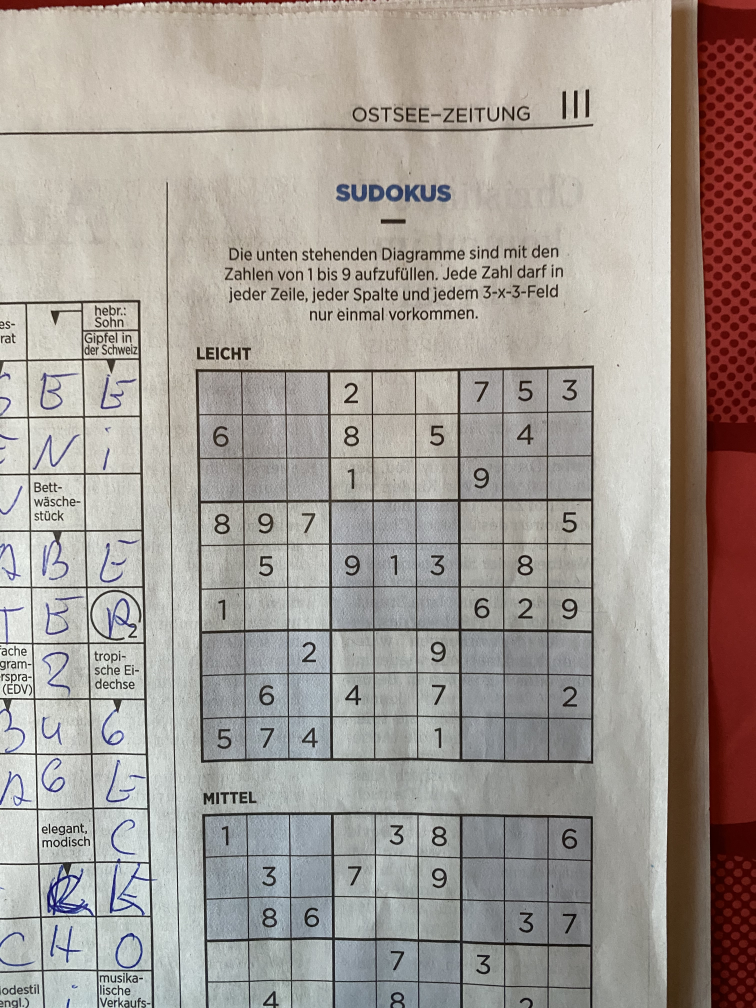
#> input picture test_files/test1.jpg, 3024 x 4032 px (shown at 1/4 size)
$ python main.py
#> lines starting #> are read from the running program, lines starting #| are printed output that depends on the picture; after the words box and inside, x2 and y2 are one past the last pixel; in counts of white or black regions, pixels touching at a corner belong together
#> (the call stopped at in init_tflite, `model = tflite.Interpreter(model_path='./models/Chars74K_CNN_model.tfl..`: tflite_runtime is not available in this run)
#> further down, img is the input picture: shape (4032, 3024, 3); mean B, G, R 149.8, 156.1, 163.8
### major_grid.py
# import the necessary packages
import numpy as np
import imutils
import cv2
import image_manipulation as im

def order_points(pts):
	rect = np.zeros((4, 2), dtype = "float32")

	s = pts.sum(axis = 1)
	rect[0] = pts[np.argmin(s)]
	rect[2] = pts[np.argmax(s)]

	diff = np.diff(pts, axis = 1)
	rect[1] = pts[np.argmin(diff)]
	rect[3] = pts[np.argmax(diff)]

	return rect

def four_point_transform(image, pts):
	rect = order_points(pts)
	(tl, tr, br, bl) = rect

	widthA = np.sqrt(((br[0] - bl[0]) ** 2) + ((br[1] - bl[1]) ** 2))
	widthB = np.sqrt(((tr[0] - tl[0]) ** 2) + ((tr[1] - tl[1]) ** 2))
	maxWidth = max(int(widthA), int(widthB))

	heightA = np.sqrt(((tr[0] - br[0]) ** 2) + ((tr[1] - br[1]) ** 2))
	heightB = np.sqrt(((tl[0] - bl[0]) ** 2) + ((tl[1] - bl[1]) ** 2))
	maxHeight = max(int(heightA), int(heightB))

	dst = np.array([
		[0, 0],
		[maxWidth - 1, 0],
		[maxWidth - 1, maxHeight - 1],
		[0, maxHeight - 1]], dtype = "float32")

	M = cv2.getPerspectiveTransform(rect, dst)
	warped = cv2.warpPerspective(image, M, (maxWidth, maxHeight))

	return warped

def extract_major_grid(image):
    #img = im.prepare_image(image)

    img = cv2.cvtColor(image, cv2.COLOR_BGR2GRAY)
#> img: shape (4032, 3024)

    #img = cv2.GaussianBlur(img, (5,5), 0)

    (thresh, img) = cv2.threshold(img, 100, 255,cv2.THRESH_BINARY)
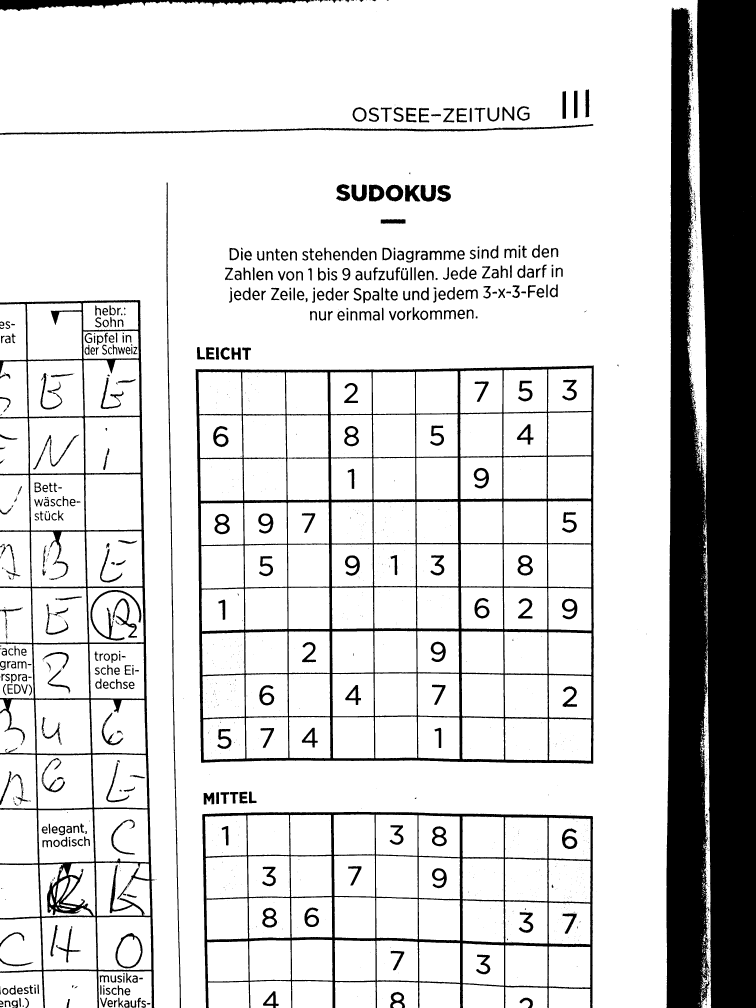
#> img: shape (4032, 3024) (shown at 1/4 size); 82.9% white; 1806 black regions (1281 under 20 px), largest, box (x1, y1, x2, y2) and area: (2666, 0, 3024, 4032) 1280212, (782, 1462, 2376, 3055) 216025, (0, 1200, 621, 4032) 130743

    img = 255-img

    img_edged = im.identify_edges(img)
#> in identify_edges, `return cv2.Canny(image, 75, 100)`:
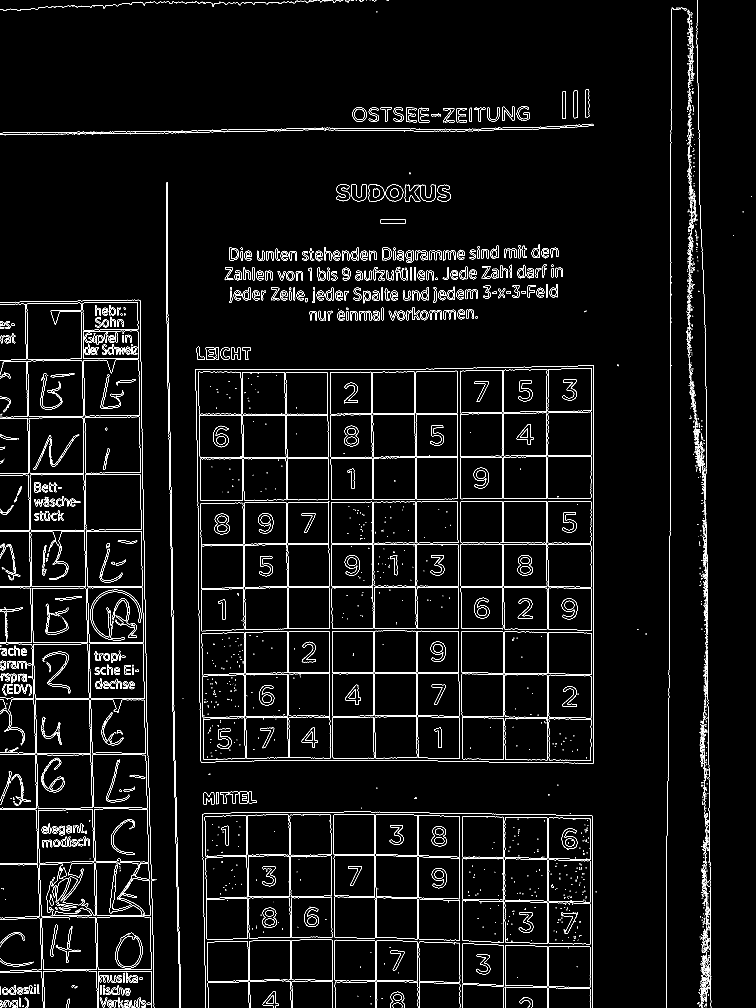
#> returned value: shape (4032, 3024) (shown at 1/4 size); 2.1% white in thin lines or dots

    cnts = im.findContours(img_edged)
#> cnts = 5217 contours, 4173 with area under 20; largest, box (x1, y1, x2, y2) and area: (781, 1461, 2376, 3055) 2482358, (781, 1461, 2376, 3055) 2482356, (1145, 1660, 1316, 2001) 55142, (1145, 1660, 1316, 2001) 55138, (341, 1896, 566, 2121) 49036

    ## if possible replace below by internal algorithm
    cnts = imutils.grab_contours(cnts)
    cnts = sorted(cnts, key = cv2.contourArea, reverse = True)[:10]
#> cnts = 10 contours; largest, box (x1, y1, x2, y2) and area: (781, 1461, 2376, 3055) 2482358, (781, 1461, 2376, 3055) 2482356, (1145, 1660, 1316, 2001) 55142, (1145, 1660, 1316, 2001) 55138, (341, 1896, 566, 2121) 49036

    # loop over our contours
    for c in cnts:
        # approximate the contour
        peri = cv2.arcLength(c, True)
        approx = cv2.approxPolyDP(c, 0.06 * peri, True)

        if len(approx) == 4:
            #print(cv2.boundingRect(c))
            #cv2.drawContours(image, [approx], -1, (0,255,0), 3)
            cropped = four_point_transform(image, approx.reshape(4, 2))
            return cropped
#> this loop made 1 pass
#> (peri, approx, widthA in four_point_transform, widthB in four_point_transform, maxWidth in four_point_transform, heightA in four_point_transform) on pass 1: (6475.9, [[2375, 1462], [781, 1478], [804, 3050], [2372, 3054]], 1568, 1594.1, 1594, 1592)
#> pass 1, in four_point_transform, `warped = cv2.warpPerspective(image, M, (maxWidth, maxHeight))`:
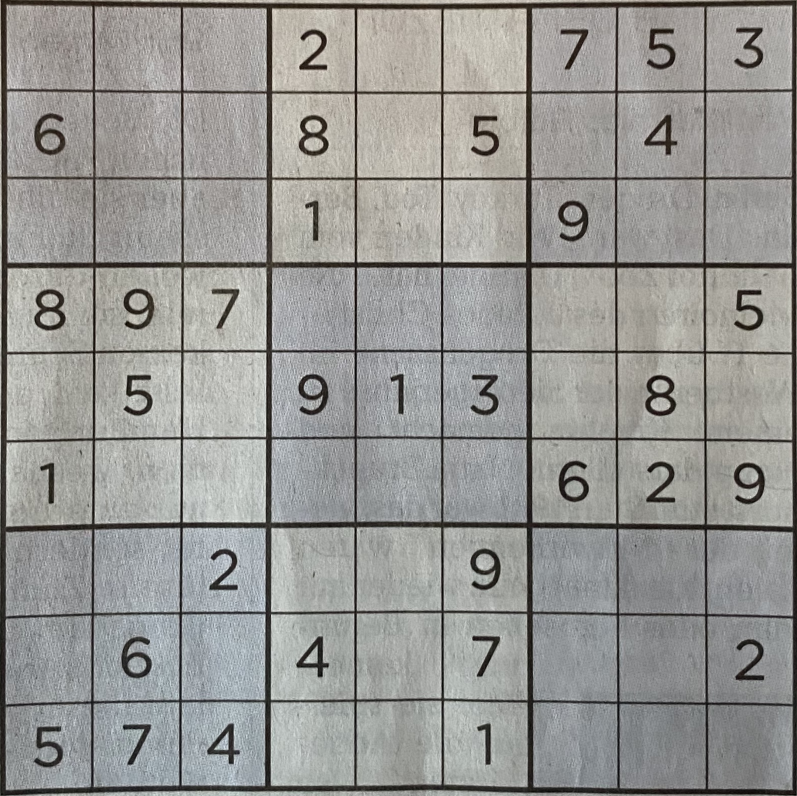
#> warped: shape (1592, 1594, 3) (shown at 1/2 size); mean B, G, R 147.7, 150.5, 150.7

### image_manipulation.py
import cv2
import numpy as np

def prepare_image(image):
    image = cv2.cvtColor(image, cv2.COLOR_BGR2GRAY)

    image = cv2.GaussianBlur(image, (5,5), 0)

    (thresh, image) = cv2.threshold(image, 128, 255,cv2.THRESH_BINARY|cv2.THRESH_OTSU)
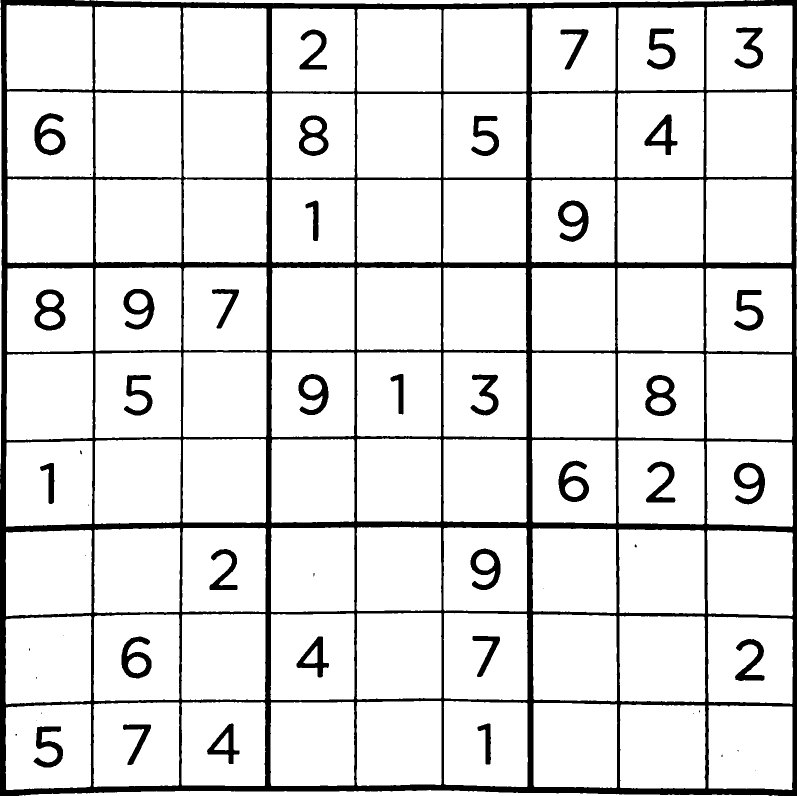
#> image: shape (1592, 1594) (shown at 1/2 size); 88.3% white; 52 black regions (17 under 20 px), largest, box (x1, y1, x2, y2) and area: (0, 0, 1594, 1592) 234686, (69, 579, 131, 661) 2413, (1290, 750, 1353, 832) 2406
#> thresh = 109

    image = 255-image

    return image

def identify_edges(image):
    return cv2.Canny(image, 75, 100)

def findContours(image):
    return cv2.findContours(image.copy(), cv2.RETR_TREE, cv2.CHAIN_APPROX_SIMPLE)

# [30 lines left out: function output_sudoku_solution, not called in this run]

### grid_elements.py
import cv2
import numpy as np
import image_manipulation as im

def get_contour_precedence(contour):
    origin = cv2.boundingRect(contour)
    return origin[1] + origin[0] / 10

def detect_grid_elements(working_image, contours):
    # the function "extract_major_grid" made sure, that we have the Sudoku extracted from the rest of the picture.
    # that means, the width and height of the working image represents roughly the width and height of the Sudoku itself.
    sudoku_area = working_image.shape[0] * working_image.shape[1]

    # the findContours function will find three sizes of squares:
    # the Sudoku itself, medium sized squares that contain small squares, and small squares which do contain the numbers.
    # now, knowing the area of the Sudoku, it is possible to determine the medium sized squares-
    medium_squares = []
    medium_squares_properties = {}
    for contour_index, c in enumerate(contours):
       x, y, w, h = cv2.boundingRect(c)
       candidate = w * h
       # the area of the candidate must fit appr. 9 times into the Sudoku.
       # Only 9x9 Sudokus are supported with this solution (most Sudokus in newspapers are 9x9)
       squares_that_fit = sudoku_area // candidate
       if (squares_that_fit == 9):
           medium_squares.append(contour_index)
           medium_squares_properties[contour_index] = [candidate, 0]

    # now, knowing all the medium-sized squares, it is possible to calculate if the area of a small square fits roughly 8-11 times into the medium-sized square.
    # medium_squares_properties[i][0] = holds the area of the medium-sized square
    # medium_squares_properties[i][1] = holds the quantity of small-sized squares that belong to the medium-sized square
    small_squares = []
    ignore_coordinates = []
    for contour_index, c in enumerate(contours):
        x, y, w, h = cv2.boundingRect(c)
        # when a square is valid, the coordinates of the top left corner and bottom right corner are stored.
        # all contours within these coordinates are ignored and not processed.
        ignore_contour = [(x >= ignore_coordinate[0] and x <= ignore_coordinate[2]) and (y >= ignore_coordinate[1] and y <= ignore_coordinate[3]) for ignore_coordinate in ignore_coordinates]
        if not any(ignore_contour):
            candidate = w * h
            for medium_square in medium_squares:
                squares_that_fit = medium_squares_properties[medium_square][0] // candidate
                if (squares_that_fit >= 8) and (squares_that_fit <= 11):
                    if medium_squares_properties[medium_square][1] < 9:
                        small_squares.append(contour_index)
                        medium_squares_properties[medium_square][1] += 1
                        ignore_coordinates.append([x, y, x+w, y+h])
                        break

    return medium_squares, small_squares

def get_squares_with_canny(image):
    image = cv2.Canny(image, 75, 200)
#> image: shape (1592, 1594); 2.8% white in thin lines or dots
    image = cv2.erode(~image, cv2.getStructuringElement(cv2.MORPH_RECT, (3, 3)), iterations=2)
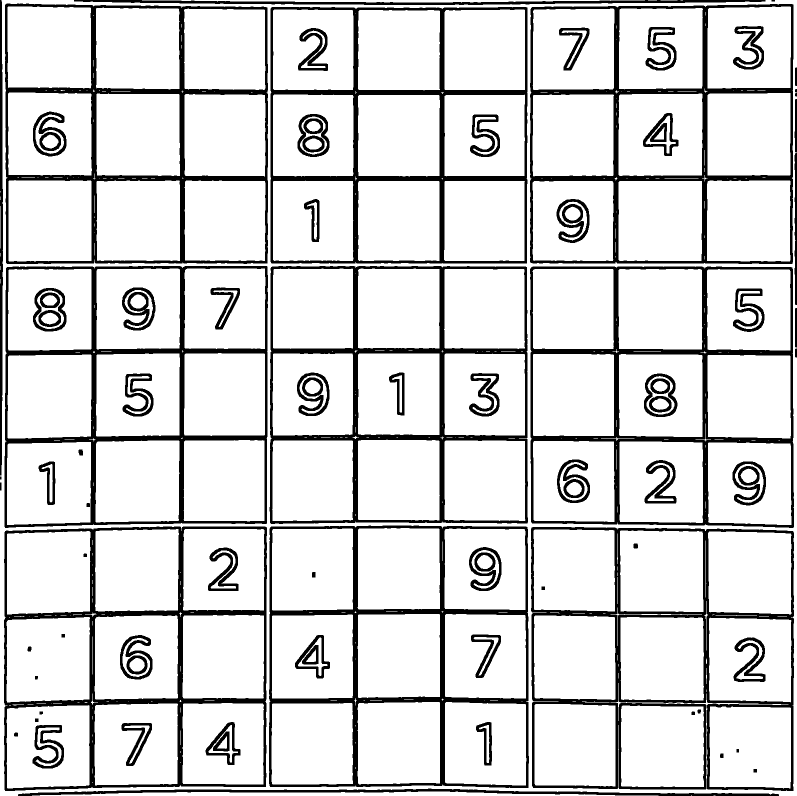
#> image: shape (1592, 1594) (shown at 1/2 size); 85.3% white; 87 black regions (1 under 20 px)
    (thresh, image) = cv2.threshold(image, 128,255, cv2.THRESH_BINARY | cv2.THRESH_OTSU)
#> thresh = 0

    contours, hierarchy  = im.findContours(image)
#> contours = 506 contours, 296 with area under 20; largest, box (x1, y1, x2, y2) and area: (0, 0, 1594, 1592) 2502480, (1061, 1053, 1589, 1583) 274034, (7, 1052, 535, 1583) 273648, (1059, 532, 1589, 1057) 272502, (8, 531, 537, 1057) 272074
    contours.sort(key=lambda x:get_contour_precedence(x))

    medium_squares, small_squares = detect_grid_elements(image, contours)
#> the loop in detect_grid_elements, `for contour_index, c in enumerate(contours):` made 506 passes
#> (x, y, w, h, candidate, squares_that_fit) on passes 1 to 3: (0, 0, 1594, 1592, 2537648, 1), (9, 6, 528, 523, 276144, 9), (15, 13, 168, 164, 27552, 92)
#> after the loop in detect_grid_elements, `for contour_index, c in enumerate(contours):`: medium_squares = [1, 7, 14, 156, 168, 187, 315, 331, 343]; medium_squares_properties = 9 items
#> the loop in detect_grid_elements, `for contour_index, c in enumerate(contours):` made 506 passes
#> (c, x, y, w, h, ignore_contour, candidate) on passes 6, 10, 13, 19: ([[186, 30], [186, 31]], 186, 30, 1, 2, [False, False], 2), ([[363, 48], [363, 54]], 363, 48, 1, 7, [False, False, False, False], 7), ([[363, 70], [363, 82]], 363, 70, 1, 13, [False, False, False, False, False], 13), ([[363, 90], [363, 96]], 363, 90, 1, 7, [False, False, False, False, False, False, False], 7)
    sudoku_recognized = (len(medium_squares) == 9) and (len(small_squares) == 81)

    return sudoku_recognized, small_squares, contours

# [45 lines left out: function get_squares_with_xlines, not called in this run]

def extract_grid_elements(image, name='output'):

    img = im.prepare_image(image)

    grid_identified, squares, contours = get_squares_with_canny(img)

    if grid_identified:
        print('using Canny, squares: {}'.format(len(squares)))
#| using Canny, squares: 81
    else:
        print('Canny failed.')

    if not grid_identified:
        grid_identified, squares, contours = get_squares_with_xlines(img)
        if grid_identified:
            print('using xlines, squares: {}'.format(len(squares)))
        else:
            print('xlines failed.')

    if not grid_identified:
        print('another approach necessary, squares: {}'.format(len(squares)))
        return None, None

    idy = 0
    idx = 1
    numbers = []
    grid_columns = []
    coordiantes_line = []
    coordinates = []
    for i, c in enumerate(contours):
        if i in squares:
            x, y, w, h = cv2.boundingRect(c)
            idy += 1
            coordiantes_line.append([x, y, w, h])
            new_img = image[y:y+h, x:x+w]
            grid_columns.append(new_img)
            if idy == 9:
                idy = 0
                numbers.insert(idx, grid_columns)
                coordinates.insert(idx, coordiantes_line)
                idx += 1
                grid_columns = []
                coordiantes_line = []
#> this loop made 506 passes
#> c on passes 6, 10, 12: [[186, 30], [186, 31]], [[363, 48], [363, 54]], [[711, 26]]
#> pass 3, in extract_grid_elements, `new_img = image[y:y+h, x:x+w]`:
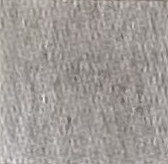
#> new_img: shape (164, 168, 3); mean B, G, R 151.7, 155.3, 160.6

    return numbers, coordinates


### main.py
import major_grid as mg
import grid_elements as ge
import cv2
import predict_CNN
import image_manipulation as im
import solve_puzzle as sp
import sys
import tflite_runtime.interpreter as tflite

def solve(name, image):
    print("testname: {}".format(name))
    #image = cv2.imread(filename)
    major_grid = mg.extract_major_grid(image)
    squares_images, square_coordinates = ge.extract_grid_elements(major_grid, name)

    if squares_images is None:
        #result[name] = 'Could not extract Sudoku grid from image.'
        print('===')
        return

    print('--- predicting numbers:')
    imported_sudoku = []
    predicted_row = []
    progress = 0
    total = len(squares_images)*len(squares_images)
    for image_row in squares_images:
        for image_square in image_row:
            progress += 1
            j = progress / total
            sys.stdout.write('\r')
            sys.stdout.write("[%-20s] %d%%" % ('='*int(20*j), 100*j))
            sys.stdout.flush()

            prep_image = im.prepare_image(image_square)
            prediction = predict_CNN.predict_number(prep_image, model)
            predicted_row.append(int(prediction[0]))

        imported_sudoku.append(predicted_row)
        predicted_row = []
#> this loop made 1 pass
#| [                    ] 1%
#> pass 1, in prepare_image (call 2), `(thresh, image) = cv2.threshold(image, 128, 255,cv2.THRESH_BINARY|cv2...`:
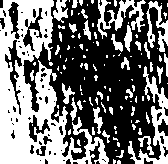
#> image: shape (164, 168); 44.7% white; 115 white regions (81 under 20 px), largest, box (x1, y1, x2, y2) and area: (0, 0, 109, 164) 7725, (128, 66, 168, 164) 1079, (97, 0, 146, 39) 721

    print("")
    print('--- scanned Sudoku:')
    for line in imported_sudoku:
        print(line)

    print('--- solved Sudoku:')
    grid_solved = sp.solve(imported_sudoku)
    for line in grid_solved:
        print(line)

    print('---')
    #result[name] = '{}-Sudoku succesful solved: {}'.format(name, imported_sudoku != grid_solved)
    #print(result[name])
    if imported_sudoku != grid_solved:
        output = im.output_sudoku_solution(major_grid, square_coordinates, imported_sudoku, grid_solved)
        cv2.imwrite('./output/'+name+'_output.png', output)
    print('===')

def init_tflite():
    global model
    model = tflite.Interpreter(model_path='./models/Chars74K_CNN_model.tflite')
    model.allocate_tensors()

init_tflite()
img = cv2.imread('./test_files/test1.jpg')
#> (the run stopped early here; a loop or call above may not have finished)
